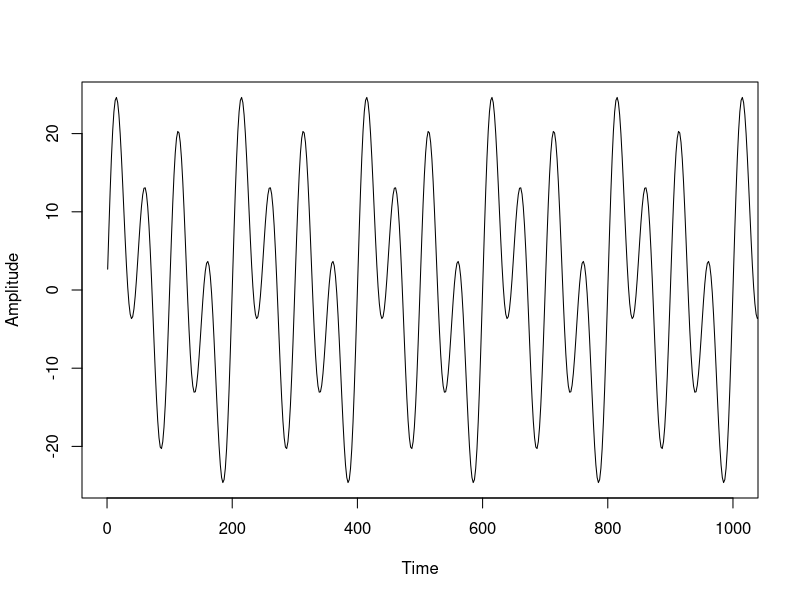
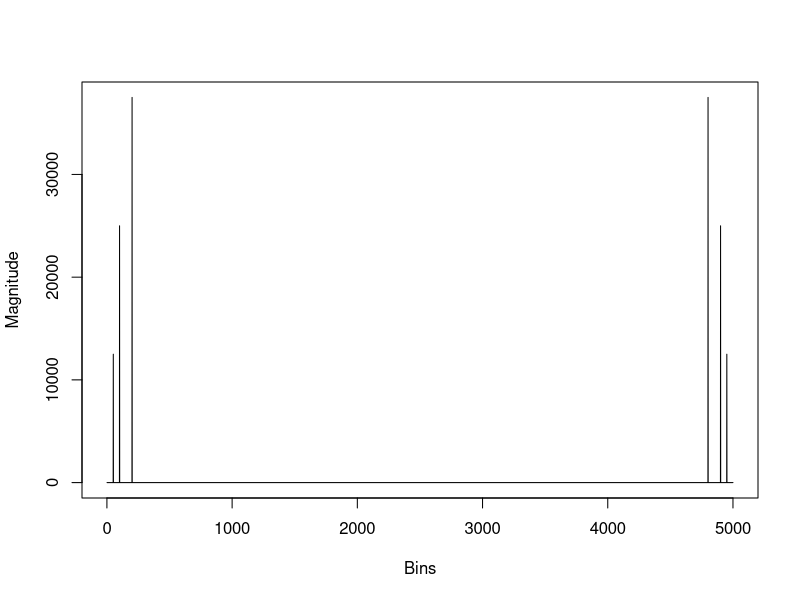
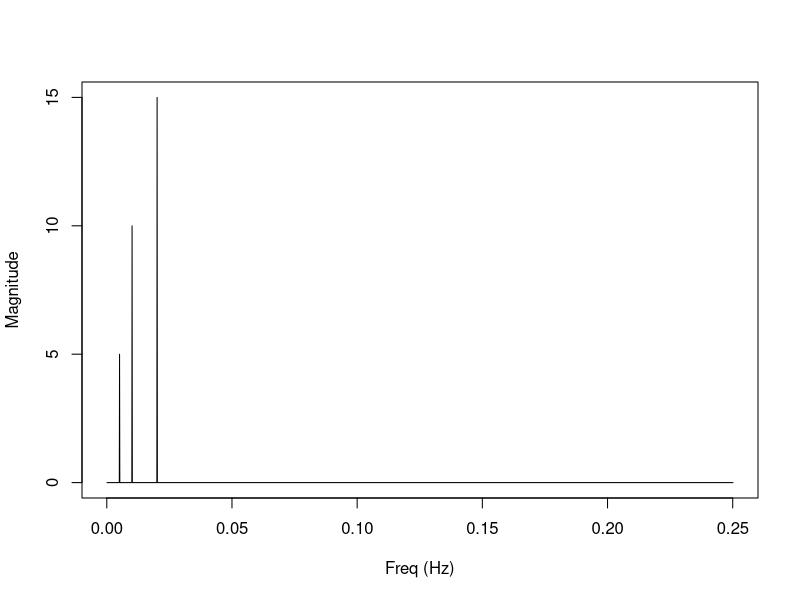
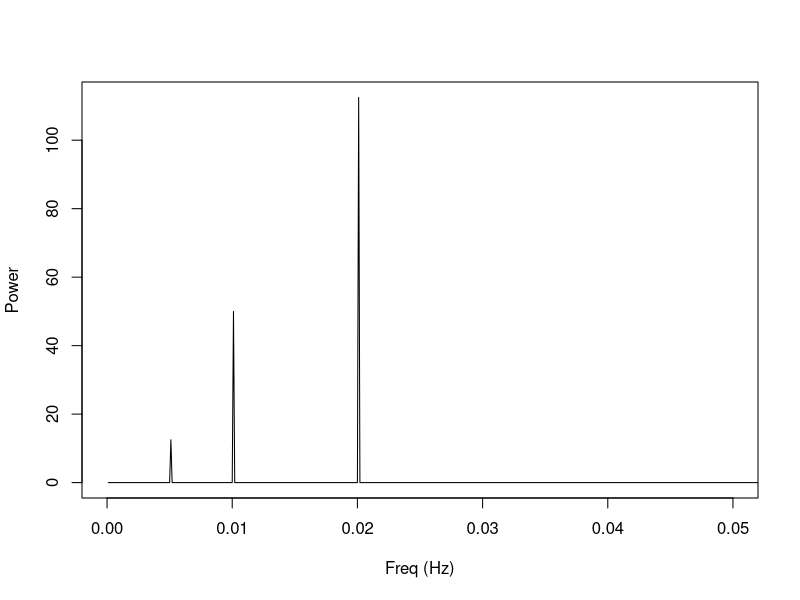
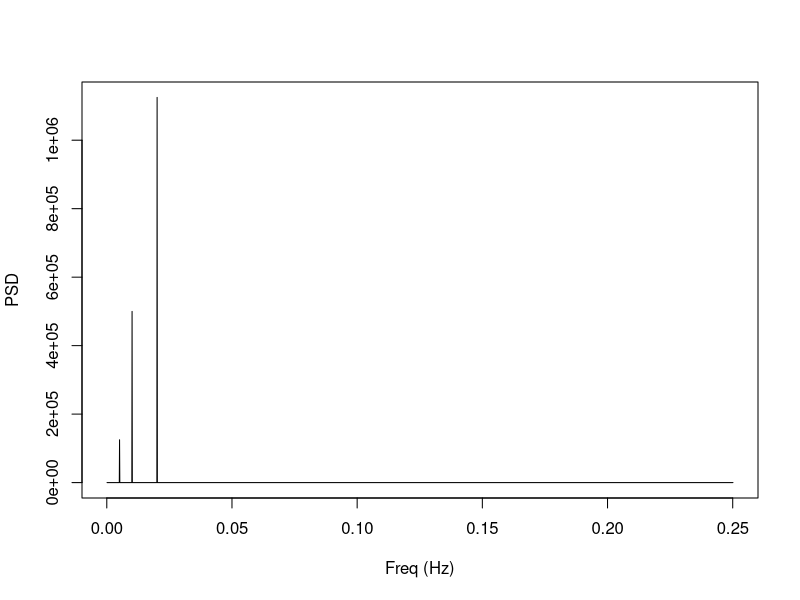
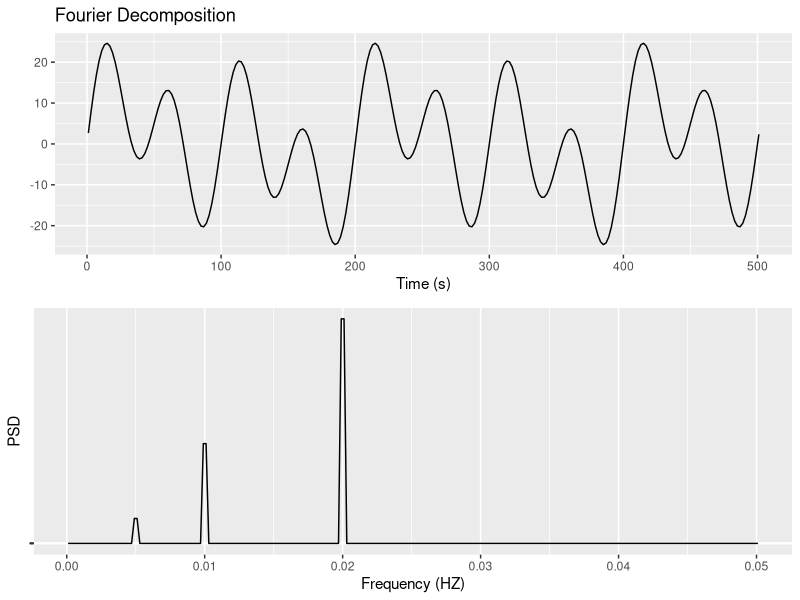

The R source for these figures, in order:
## ---- chunk 1
knitr::opts_chunk$set(echo = TRUE)
## ---- chunk 2
f1 <- .01
f2 <- .005
f3 <- .02
## ---- chunk 3

t2 <- seq(1, 10000, by=2)
x2 <- (10*(sin(2*pi*t2*f1)) + 5*sin(2*pi*t2*f2) + 15*sin(2*pi*t2*f3)) 
plot(t2,x2, type="l", xlim=c(0,1000), xlab='Time', ylab='Amplitude')

## ---- chunk 4

library(ggplot2)
library(ggpubr)
ts2 <- 2
calc2 <- max(t2) / length(t2)
fs2 <- 1/ts2
fNy2 <- fs2/2

frame <- as.data.frame(cbind(t2,x2))
visual <- ggplot(frame[1:251,], aes(x=t2, y=x2))+
  geom_path()+
   labs(title="Fourier Decomposition",x="Time (s)", y="")


## ---- chunk 5
fft2 <- fft(x2)
head(fft2)
## ---- chunk 6
length(fft2)
all.equal(length(fft2), tail(t2, n=1)*fs2, length(x2))
## ---- chunk 7

fft2.y <- Mod(fft2)
fft2.x <- seq(1,length(fft2), 1) 
plot(fft2.x, fft2.y, xlab='Bins', ylab='Magnitude', type="l")
## ---- chunk 8
#Remove all after the nyquist frequency (first half of the bins):
fft2.x <- fft2.x[1:2501]*fs2/length(fft2)       #Convert bins to frequencies
fft2.y <- fft2.y[1:2501]/(length(fft2)/2)       #Scale magnitudes

plot(fft2.x, fft2.y, xlab='Freq (Hz)', ylab='Magnitude', type="l")  
## ---- chunk 9
 
plot(fft2.x, fft2.y**2/2, xlab='Freq (Hz)', ylab='Power', 
     type="l", xlim=c(00,.05))              


## ---- chunk 10

plot(fft2.x, (fft2.y)**2*(ts2*length(t2)/2), xlab='Freq (Hz)',   #(Pow)*ts*L
     ylab='PSD', type="l")    

## ---- chunk 11



#Spectrum
x2.spec <- spectrum(ts(x2,frequency=fs2), log = "no", span = 5, taper=0.0, plot=F)  

spx2<- x2.spec$freq                      #Multply by fs to get cyles/sec
spy2 <- x2.spec$spec

Spectrum <- as.data.frame(cbind(spx2, spy2))

vvisual <- ggplot(Spectrum[1:501,], aes(spx2, spy2))+
  geom_line()+
  labs(x="Frequency (HZ)", y = "PSD")+
  scale_y_continuous(labels = rep("", 5), breaks = 1:5)

ggarrange(visual, vvisual, ncol=1, nrow=2)




